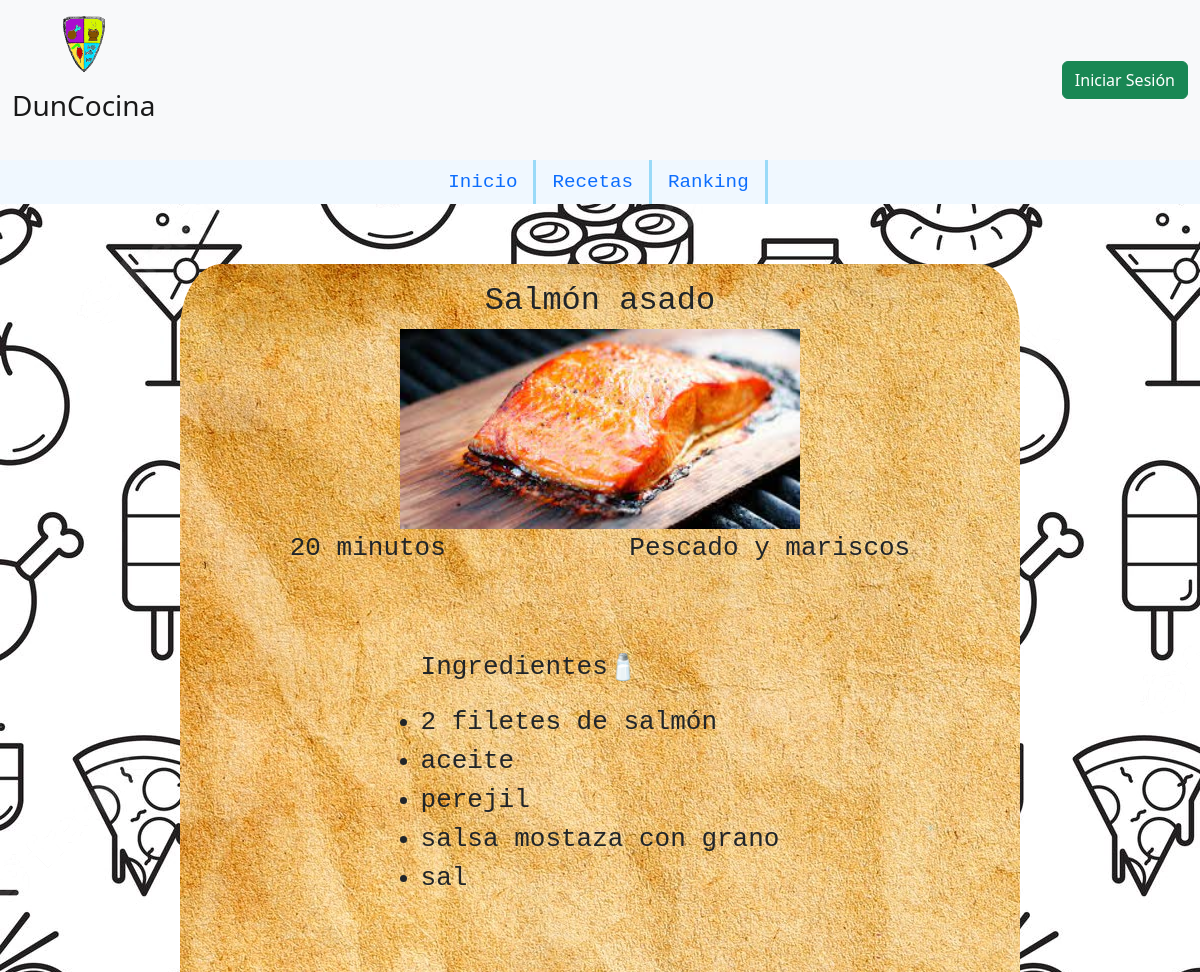
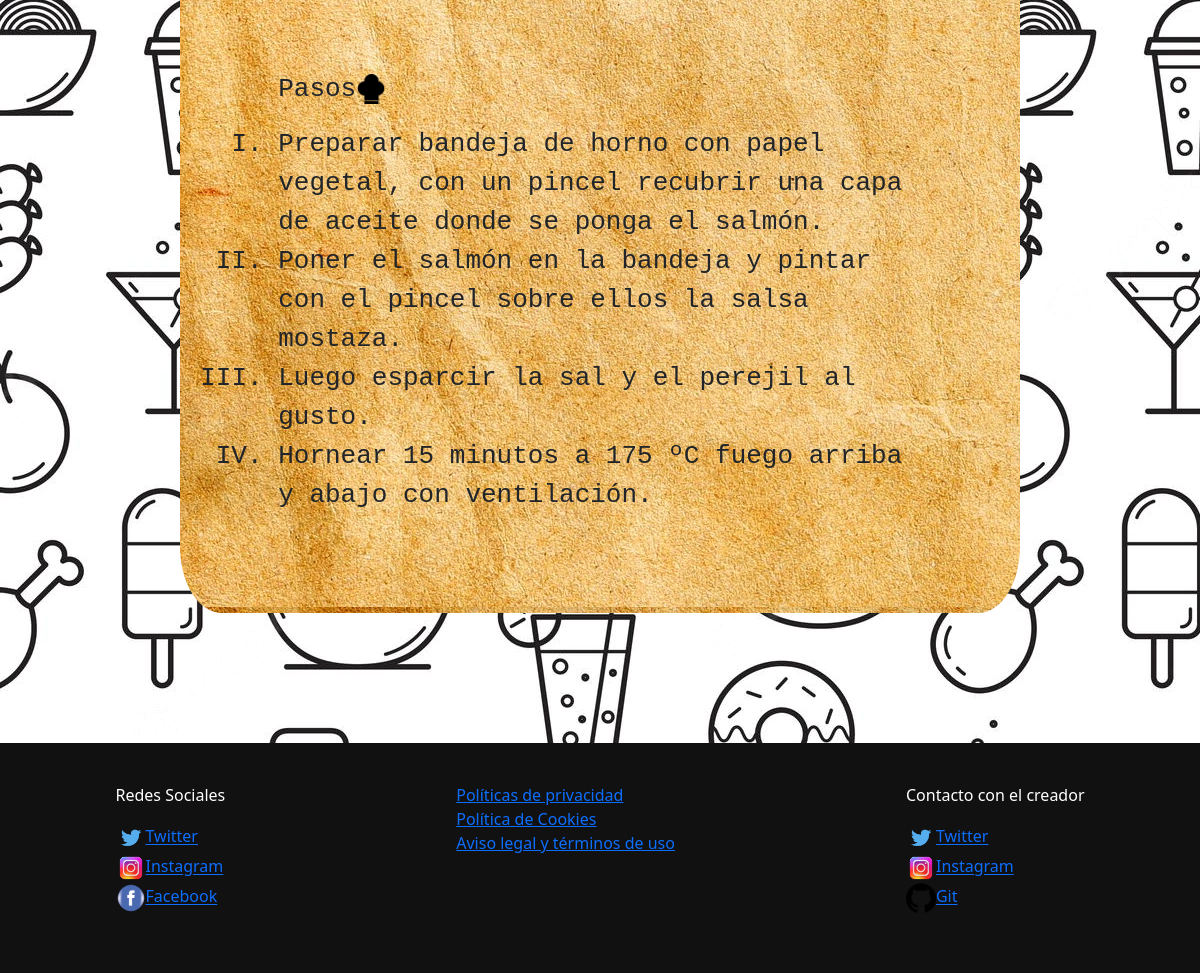
The app's page /php/ver_receta.php?id_receta=5 with its own data (2 pictures, top to bottom).
### tables this page shows
CREATE TABLE `receta` (
  `id_receta` int(3) NOT NULL,
  `id_user` int(2) NOT NULL,
  `nombre` varchar(50) NOT NULL,
  `imagen` varchar(350) NOT NULL,
  `tiempo` int(3) NOT NULL,
  `categoria` varchar(30) NOT NULL,
  `ingredientes` varchar(350) NOT NULL,
  `alergenos` varchar(50) DEFAULT NULL,
  `pasos` varchar(1000) NOT NULL,
  `fecha` date NOT NULL COMMENT 'Fecha de subida de la receta',
  `puntuacion` int(5) NOT NULL DEFAULT 0
);

### php/ver_receta.php (the view, shortened to what this page needs)
<!DOCTYPE html>
<html lang="es">
<head>
    <link href="https://cdn.jsdelivr.net/npm/bootstrap@5.2.0/dist/css/bootstrap.min.css" rel="stylesheet">
    <link  rel="stylesheet" type="text/css" href="../estilos/estilos.css?2.7"/>
</head>
<body>
    <?php
    require('./funciones.php');
    $conexion=conexion();
    if(isset($_SESSION['id'])){
            $id=$_SESSION["id"];
            $id_receta=$_GET["id_receta"];
            $r1=".";
            $e1="..";
            $e2=".";
            $i="../";
            echo insert_cab($r1,$i);
            echo insert_nav($e1,$e2);
            $sentencia="select id_user, nombre, imagen, tiempo,
                categoria, ingredientes, alergenos, pasos, puntuacion from receta where id_receta=?";
            $consulta=$conexion->prepare($sentencia);
            $consulta->bind_param("i",$id_receta);
            $consulta->bind_result($id_user, $nombre, $imagen, $tiempo,
                $categoria, $ingredientes, $alergenos, $pasos, $puntuacion);
            $consulta->execute();
            $consulta->store_result();
            $consulta->fetch();
            $consulta->close();
            $listaIngr=explode(",",$ingredientes);
            $listaPasos=explode(".",$pasos);
            echo'
                <main>
                    <div id="ver_receta">
                        <div>
                            <h2>'.$nombre.'</h2>
                        </div>
                        <img id="imagen_receta" src="../'.$imagen.'">
                        <div>
                            <p>'.$tiempo.' minutos</p>
                            <p>'.$categoria.'</p>
                        </div>
                ';
                if($alergenos!= NULL){
                    echo'<div id="alergeno">
                            <p>Esta receta contiene: '.$alergenos.'</p>
                        </div>';
                }
                echo'
                <ul class="ingre">
                <p>Ingredientes<img class="emoji" src="../imagenes/recetas/emoji_ingr.png""></p>
                ';
            foreach($listaIngr as $valor){
                echo"<li>".$valor."</li>";
            }
            echo"</ul>";
            echo"<ol class='ps'>
                <p>Pasos<img class='emoji' src='../imagenes/recetas/emoji_paso.png''></p>";
            foreach($listaPasos as $valor){
                echo"<li>".$valor.".</li>";
            }
            echo"</ol>";
            if($id==$id_user || $id==1){
                echo'<div class="opciones"><a href="'.$e2.'/editar_datos_receta.php?id_receta='.$id_receta.'&id_user='.$id_user.'" class="btn btn-warning" role="button">Editar Datos</a>';
                echo"
                    <form method='post' action='#'>
                        <input type='hidden' name='id_eliminar' value=".$id_receta.">
                        <button type='submit' name='borrar' class='btn btn-danger'>Borrar</button>
                    </form>
                    </div>
                ";
                if(isset($_POST["borrar"])){
                    $sentencia="delete from receta where id_receta=? ";
                    $consulta=$conexion->prepare($sentencia);
                    $consulta->bind_param("i",$id_receta);
                    echo"<h2 class='mensaje'>Receta borrada</h2>";
                    $consulta->execute();
                    $consulta->fetch();
                    $consulta->close();
                }
            }else{
                $ComprobarVoto=("select count(*) from votacion where id_user=? and id_receta=?");
                $consulta=$conexion->prepare($ComprobarVoto);
                $consulta->bind_param("ii",$id,$id_receta);
                $consulta->bind_result($haVotado);
                $consulta->execute();
                $consulta->store_result();
                $consulta->fetch();
                $consulta->close();
                $select_id = "SELECT `AUTO_INCREMENT` FROM  INFORMATION_SCHEMA.TABLES WHERE TABLE_SCHEMA = 'web_cocina' AND   TABLE_NAME = 'votacion';";
                $consulta=$conexion->query($select_id);
                $fila=$consulta->fetch_array(MYSQLI_ASSOC);
                $consulta->close();
                echo"
                    <div class='opciones'>
                        <form method='post' action='#' enctype='multipart/form-data'>
                            <input type='hidden' value=".$fila["AUTO_INCREMENT"]." name='id_votacion' class='form-control' readonly>";
                if($haVotado==0){
                    echo"<button id='meGusta' type='submit' name='gusta'><img id='imagenGusta' src='../imagenes/recetas/corazon_vacio.png'></button>";
                }else{
                    echo"<button id='meGusta' type='submit' name='gusta'><img id='imagenGusta' src='../imagenes/recetas/corazon_like.png'></button>";
                }
                echo"
                        </form>
                    </div>
                    <a href='".$e2."/reportar.php?id_receta=".$id_receta."' class='btn btn-warning' role='button'>Reportar</a>
                    </div>
                ";
                if(isset($_POST["gusta"])){
                    if($haVotado==0){
                        $n_puntos=$puntuacion+1;
                        $sentencia="update receta set puntuacion=? where id_receta=? ";
                        $consulta=$conexion->prepare($sentencia);
                        $consulta->bind_param("ii",$n_puntos , $id_receta);
                        $consulta->execute();
                        $consulta->fetch();
                        $consulta->close();
                        $id_votar=$_POST['id_votacion'];
                        $votacion=$conexion->query("INSERT INTO `votacion` (`id_voto`, `id_user`, `id_receta`) VALUES ('$id_votar', '$id', '$id_receta')");
                        echo'<META HTTP-EQUIV="REFRESH"CONTENT="2;URL=http:./ver_receta.php?id_receta='.$id_receta.'">';
                    }else{
                        $n_puntos=$puntuacion-1;
                        $sentencia="update receta set puntuacion=? where id_receta=? ";
                        $consulta=$conexion->prepare($sentencia);
                        $consulta->bind_param("ii",$n_puntos , $id_receta);
                        $consulta->execute();
                        $consulta->fetch();
                        $consulta->close();
                        $votacion=$conexion->query("DELETE FROM `votacion` WHERE id_user='$id' and id_receta='$id_receta'");
                        echo'<META HTTP-EQUIV="REFRESH"CONTENT="2;URL=http:./ver_receta.php?id_receta='.$id_receta.'">';
                    }
                }
            }
            echo"</div></main>";
        }else{
            $id_receta=$_GET["id_receta"];
            $r1=".";
            $e1="..";
            $e2=".";
            $i="../";
            echo insert_cab($r1,$i);
            echo insert_nav($e1,$e2);
             $sentencia="select id_user, nombre, imagen, tiempo,
             categoria, ingredientes, alergenos, pasos, puntuacion from receta where id_receta=?";
            $consulta=$conexion->prepare($sentencia);
            $consulta->bind_param("i",$id_receta);
            $consulta->bind_result($id_user, $nombre, $imagen, $tiempo,
                $categoria, $ingredientes, $alergenos, $pasos, $puntuacion);
            $consulta->execute();
            $listaIngr=explode(",",$ingredientes);
            $listaPasos=explode(".",$pasos);
            echo'
                <main>
                    <div id="ver_receta">
                        <div>
                            <h2>'.$nombre.'</h2>
                        </div>
                        <img id="imagen_receta" src="../'.$imagen.'">
                        <div>
                            <p>'.$tiempo.' minutos</p>
                            <p>'.$categoria.'</p>
                        </div>
                        <ul class="ingre">
                        <p>Ingredientes<img class="emoji" src="../imagenes/recetas/emoji_ingr.png""></p>
            ';
            foreach($listaIngr as $valor){
                echo"<li>".$valor."</li>";
            }
            echo"</ul>";
            echo"<ol class='ps'>
                <p>Pasos<img class='emoji' src='../imagenes/recetas/emoji_paso.png''></p>";
            foreach($listaPasos as $valor){
                echo"<li>".$valor.".</li>";
            }
            echo"</ol></div></main>";
        }
        echo insert_footer();
    ?>
</body>

### estilos/estilos.css (style rules this page uses)
html { min-height: 100%; position: relative; }
* { margin:0%; padding:0%; }
body { background-image: url("../imagenes/fondos/fondo1.webp"); width: 100%; height: 100%; margin: 0; }
main { margin-bottom: 30%; }
#ver_receta { display: flex; align-items: center; flex-direction: column; margin: 5% 15%; background-image: url("../imagenes/fondos/fondo_receta.webp"); font-size: xx-large; padding-top: 1%; font-family: monospace; padding: 1.5%; border-radius: 5%; }
#imagen_receta { width:400px; }
.emoji { width: 30px; }
#ver_receta div { width:100%; display: flex; justify-content: space-around; }
#ver_receta ul { margin: 3%; padding: 40px; transition-duration: 1s; }
#ver_receta ol { list-style: upper-roman; margin: 5%; padding: 40px; transition-duration: 1s; }

### records on screen
receta: nombre "Salmón asado", imagen (picture), tiempo "20", categoria "Pescado y mariscos", ingredientes "2 filetes de salmón", ingredientes "aceite", ingredientes "perejil", ingredientes "salsa mostaza con grano", ingredientes "sal", pasos "Preparar bandeja de horno con papel vegetal, con un pincel recubrir una capa de aceite donde se ponga el salmón", pasos "Poner el salmón en la bandeja y pintar con el pincel sobre ellos la salsa mostaza", pasos "Luego esparcir la sal y el perejil al gusto", pasos "Hornear 15 minutos a 175 ºC fuego arriba y abajo con ventilación"
